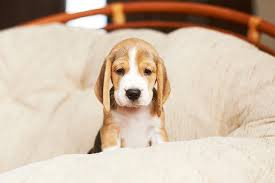
#> input picture puppy1.png, 275 x 183 px
$ python opencv3.py
#> lines starting #> are read from the running program, lines starting #| are printed output that depends on the picture
import cv2
import numpy as np

image = cv2.imread("puppy1.png", cv2.IMREAD_COLOR)
#> image is the input picture: shape (183, 275, 3); mean B, G, R 169.7, 189.3, 209.6
cv2.imshow("Image", image)
cv2.waitKey(0)
cv2.destroyAllWindows();

# 이미지 크기 조절
expend = cv2.resize(image, None, fx=2.0, fy=2.0, interpolation=cv2.INTER_CUBIC)
cv2.imshow("Image", expend)
cv2.waitKey(0)
cv2.destroyAllWindows();

shrink = cv2.resize(image, None, fx=0.5, fy=0.5, interpolation=cv2.INTER_AREA)
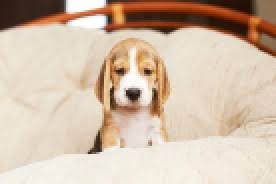
#> shrink: shape (92, 138, 3) (shown 2 times larger); mean B, G, R 170.1, 189.6, 209.9
cv2.imshow("Image", shrink)
cv2.waitKey(0)
cv2.destroyAllWindows();

# 이미지 위치 변형
image = cv2.imread("puppy1.png", cv2.IMREAD_COLOR)
height, width = image.shape[:2]
#> height = 183; width = 275

M = np.float32([[1, 0, 100], [0, 1, 100]])
dst = cv2.warpAffine(image, M, (width, height))
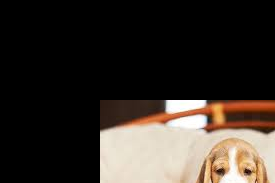
#> dst: shape (183, 275, 3); mean B, G, R 41.9, 48.4, 56
cv2.imshow("Image", dst)
cv2.waitKey(0)
cv2.destroyAllWindows();

# 이미지 회전

M = cv2.getRotationMatrix2D((width / 2, height / 2), 90, 0.5)
dst = cv2.warpAffine(image, M, (width, height))
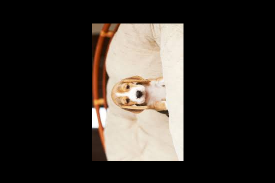
#> dst: shape (183, 275, 3); mean B, G, R 42.5, 47.4, 52.4
cv2.imshow("Image", dst)
cv2.waitKey(0)
cv2.destroyAllWindows();

print(M)
#| [[ 3.061617e-17  5.000000e-01  9.175000e+01]
#|  [-5.000000e-01  3.061617e-17  1.602500e+02]]

$ run again, with puppy2.png copied over puppy1.png
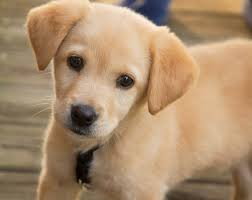
#> input picture puppy2.png, 252 x 200 px
#> image is the input picture: shape (200, 252, 3); mean B, G, R 109.4, 140.8, 170.2
#> `dst = cv2.warpAffine(image, M, (width, height))`:
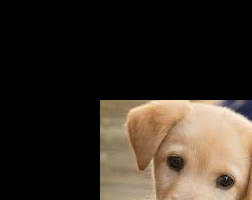
#> dst: shape (200, 252, 3); mean B, G, R 35.9, 44.9, 53.5
#> `dst = cv2.warpAffine(image, M, (width, height))`:
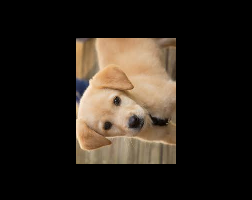
#> dst: shape (200, 252, 3); mean B, G, R 27.4, 35.2, 42.6
#| [[ 3.061617e-17  5.000000e-01  7.600000e+01]
#|  [-5.000000e-01  3.061617e-17  1.630000e+02]]
